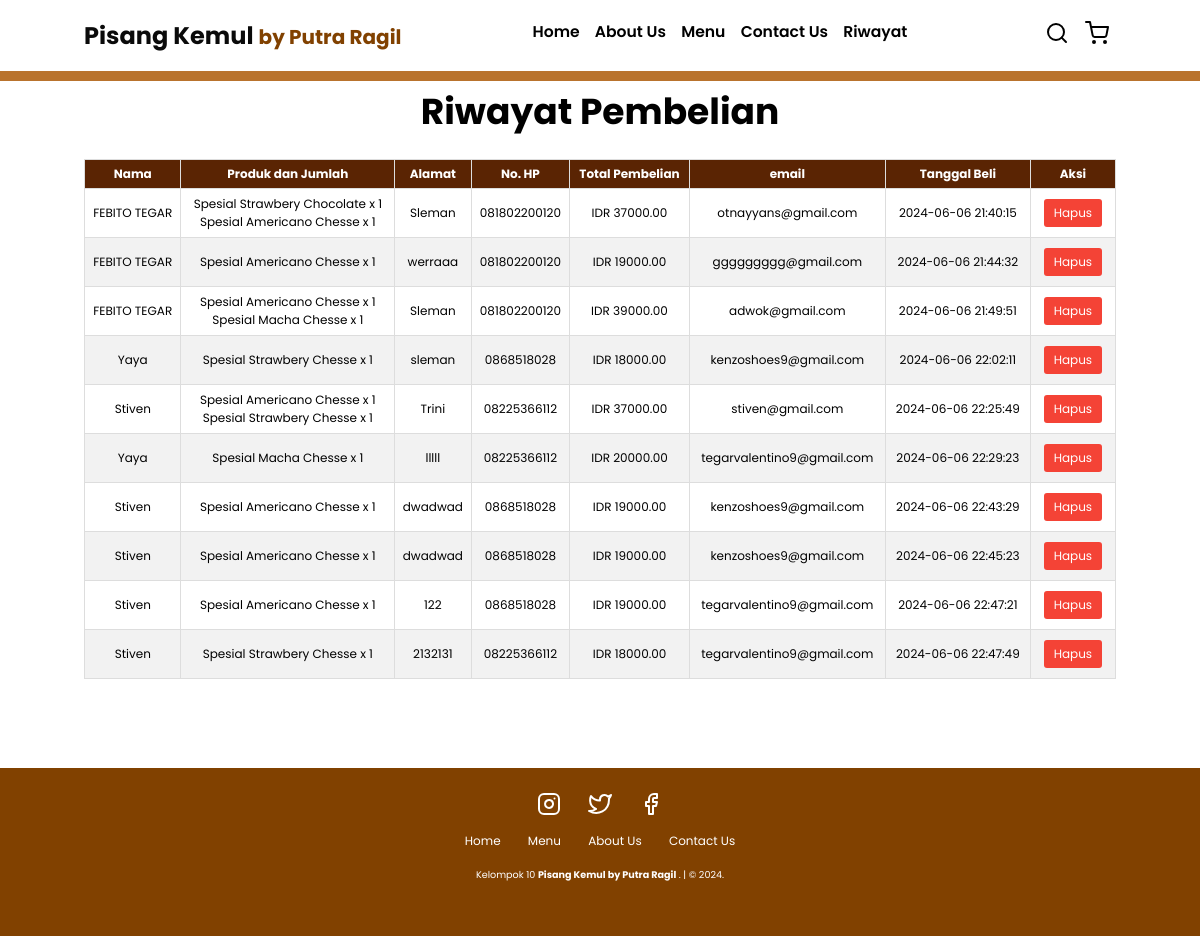
/riwayat.php, run on the app's committed database.
### tables this page shows
CREATE TABLE `transaksi` (
  `id` int(11) NOT NULL,
  `order_id` varchar(25) NOT NULL,
  `nama` varchar(255) NOT NULL,
  `no_hp` varchar(20) NOT NULL,
  `alamat` text NOT NULL,
  `total_biaya` decimal(10,2) NOT NULL,
  `email` varchar(35) NOT NULL,
  `tanggal_checkout` datetime NOT NULL
);

### riwayat.php (the view, shortened to what this page needs)
<?php include "header.php"; ?>
<section class="menu">
    <div class="purchase-history">
        <h2>Riwayat Pembelian</h2>
        <?php
        include "koneksi.php";
        $query = "SELECT transaksi.id,
                         transaksi.nama,
                         GROUP_CONCAT(CONCAT(detail_transaksi.nama_produk, ' x ', detail_transaksi.kuantitas) SEPARATOR ', ') AS produk_dan_jumlah,
                         transaksi.alamat,
                         transaksi.no_hp,
                         transaksi.tanggal_checkout,
                         transaksi.total_biaya,
                         transaksi.email
                  FROM transaksi
                  INNER JOIN detail_transaksi ON transaksi.id = detail_transaksi.id_transaksi
                  GROUP BY transaksi.id";
        $result = $conn->query($query);
        if ($result === false) {
            echo "Error: " . $conn->error;
        } elseif ($result->num_rows > 0) {
        ?>
        <table>
            <tr>
                <th>Nama</th>
                <th>Produk dan Jumlah</th>
                <th>Alamat</th>
                <th>No. HP</th>
                <th>Total Pembelian</th>
                <th>email</th>
                <th>Tanggal Beli</th>
                <th>Aksi</th>
            </tr>
            <?php while ($row = $result->fetch_assoc()) { ?>
                <tr>
                    <td><?php echo $row["nama"]; ?></td>
                    <td>
                        <?php
                        $products = explode(", ", $row["produk_dan_jumlah"]);
                        echo "<ul>";
                        foreach ($products as $product) {
                            echo "<li>".$product."</li>";
                        }
                        echo "</ul>";
                        ?>
                    </td>
                    <td><?php echo $row["alamat"]; ?></td>
                    <td><?php echo $row["no_hp"]; ?></td>
                    <td>IDR <?php echo $row["total_biaya"]; ?></td>
                    <td><?php echo $row["email"]; ?></td>
                    <td><?php echo $row["tanggal_checkout"]; ?></td>
                    <td>
                            <a href="riwayathapus.php?id=<?php echo $row['id']; ?>" class="delete-button" onclick="return confirm('Apakah Anda yakin ingin menghapus transaksi ini?');">Hapus</a>
                    </td>
                </tr>
            <?php } ?>
        </table>
        <?php } else { ?>
            Tidak ada riwayat pembelian tersedia.
        <?php } ?>
    </div>
</section>
<?php include "footer.php"; ?>

### header.php (shortened to what this page needs)
<!DOCTYPE html>
<html lang="en">
  <head>
    <link rel="stylesheet" type="text/css" href="CSS/Style.css" />
    <link rel="stylesheet" href="CSS/riwayat.css">
    <link rel="stylesheet" href="CSS/checkout.css">
    <link rel="stylesheet" href="CSS/index.css">
    <link rel="stylesheet" href="CSS/menu.css">
  </head>
  <body>
    <nav class="navbar">
      <a href="Index.php" class="navbar-logo"
        >Pisang Kemul <span><small>by Putra Ragil</small></span></a
      >
      <div class="navbar-nav">
        <a href="Index.php">Home</a>
        <a href="About Us.php">About Us</a>
        <a href="Menu.php">Menu</a>
        <a href="Contact Us.php">Contact Us</a>
        <a href="riwayat.php">Riwayat</a>
      </div>
      <div class="navbar-extra">
        <a href="#" id="search-button"><i data-feather="search"></i></a>
        <a href="#" id="shopping-cart-button"
          ><i data-feather="shopping-cart"></i
        ></a>
      </div>
    </nav>
    </body>

### footer.php (shortened to what this page needs)
<footer>
      <div class="social">
        <a
          href="https://www.instagram.com/pisangkemul_id?utm_source=ig_web_button_share_sheet&igsh=ZDNlZDc0MzIxNw=="
          ><i data-feather="instagram"></i
        ></a>
        <a href="#"><i data-feather="twitter"></i></a>
        <a href="#"><i data-feather="facebook"></i></a>
      </div>
      <div class="links">
        <a href="Index.php">Home</a>
        <a href="Menu.php">Menu</a>
        <a href="About Us.php">About Us</a>
        <a href="Contact Us.php">Contact Us</a>
      </div>
      <div class="credit">
        <p>
          Kelompok 10 <a href="">Pisang Kemul by Putra Ragil</a> . | &copy;
          2024.
        </p>
      </div>
    </footer>
  </body>
</html>

### CSS/Style.css (style rules this page uses)
:root { --Primary: #814100; --bg: #ffffff; }
* { margin: 0; padding: 0; box-sizing: border-box; outline: none; border: none; text-decoration: none; }
html { scroll-behavior: smooth; padding: 0; margin: 0; }
body { font-family: "poppins", sans-serif; background-color: var(--bg); color: #fff; }
.navbar { display: flex; justify-content: space-between; align-items: center; padding: 1.2rem 7%; background-color: rgb(255, 255, 255); border-bottom: 10px solid #b9732d; position: fixed; top: 0; left: 0; right: 0; z-index: 9999; }
.navbar .navbar-logo { font-size: 2rem; font-weight: 700; color: #0a0a0a; }
.navbar .navbar-logo span { color: var(--Primary); }
.navbar .navbar-nav a { color: #000000; display: inline-block; font-size: 1.3rem; margin: 0.1 rem; padding: 0.5rem; font-weight: 600; }
.navbar .navbar-nav a::after { content: ""; display: block; padding-bottom: 0.5rem; border-bottom: 0.1rem solid var(--Primary); transform: scaleX(0); transition: 0.2s linear; }
.navbar .navbar-extra a { color: #000000; margin: 0.05rem; padding: 0.5rem; }
footer { background-color: var(--Primary); text-align: center; padding: 1rem 0 4.5rem; margin-top: 1rem; }
footer .social { padding: 1rem 0; }
footer .social a { color: #fff; margin: 1rem; }
footer .links { margin-bottom: 1.4rem; }
footer .links a { color: #fff; padding: 0.7rem 1rem; }
footer .credit { font-size: 0.8rem; }
footer .credit a { color: var(--bg); font-weight: 700; }
@media (max-width: 1366px) { html { font-size: 75%; } }

### CSS/riwayat.css (style rules this page uses)
.purchase-history table { width: 100%; border-collapse: collapse; margin-bottom: 5rem; }
.purchase-history th, .purchase-history td { border: 1px solid #ddd; padding: 5px; text-align: center; }
.purchase-history th { background-color: #5a2403; color: #fff; }
.purchase-history tr:nth-child(odd) { background-color: #f2f2f2; }
.purchase-history ul { margin: 0; padding: 0; }
.purchase-history ul li { list-style-type: none; }
.edit-button, .delete-button { padding: 5px 10px; color: #fff; text-decoration: none; border-radius: 3px; margin: 5px; display: inline-block; box-sizing: border-box; }
.delete-button { background-color: #f44336; }

### CSS/checkout.css (style rules this page uses)
h2 { text-align: center; margin-bottom: 20px; }

### CSS/menu.css (style rules this page uses)
.menu { padding: 7rem 7% 1.4rem; background-color: #ffffff; color: #000000; justify-content: center; text-align: center; }
.menu h2 { font-size: 3rem; }

### data on the page
transaksi: nama "FEBITO TEGAR", product "Spesial Strawbery Chocolate x 1", product "Spesial Americano Chesse x 1", alamat "Sleman", no_hp "081802200120", total_biaya "37000.00", email "otnayyans@gmail.com", tanggal_checkout "2024-06-06 21:40:15"
transaksi: nama "FEBITO TEGAR", product "Spesial Americano Chesse x 1", alamat "werraaa", no_hp "081802200120", total_biaya "19000.00", email "ggggggggg@gmail.com", tanggal_checkout "2024-06-06 21:44:32"
transaksi: nama "FEBITO TEGAR", product "Spesial Americano Chesse x 1", product "Spesial Macha Chesse x 1", alamat "Sleman", no_hp "081802200120", total_biaya "39000.00", email "adwok@gmail.com", tanggal_checkout "2024-06-06 21:49:51"
transaksi: nama "Yaya", product "Spesial Strawbery Chesse x 1", alamat "sleman", no_hp "0868518028", total_biaya "18000.00", email "kenzoshoes9@gmail.com", tanggal_checkout "2024-06-06 22:02:11"
transaksi: nama "Stiven", product "Spesial Americano Chesse x 1", product "Spesial Strawbery Chesse x 1", alamat "Trini", no_hp "08225366112", total_biaya "37000.00", email "stiven@gmail.com", tanggal_checkout "2024-06-06 22:25:49"
transaksi: nama "Yaya", product "Spesial Macha Chesse x 1", alamat "lllll", no_hp "08225366112", total_biaya "20000.00", email "tegarvalentino9@gmail.com", tanggal_checkout "2024-06-06 22:29:23"
transaksi: nama "Stiven", product "Spesial Americano Chesse x 1", alamat "dwadwad", no_hp "0868518028", total_biaya "19000.00", email "kenzoshoes9@gmail.com", tanggal_checkout "2024-06-06 22:43:29"
transaksi: nama "Stiven", product "Spesial Americano Chesse x 1", alamat "dwadwad", no_hp "0868518028", total_biaya "19000.00", email "kenzoshoes9@gmail.com", tanggal_checkout "2024-06-06 22:45:23"
transaksi: nama "Stiven", product "Spesial Americano Chesse x 1", alamat "122", no_hp "0868518028", total_biaya "19000.00", email "tegarvalentino9@gmail.com", tanggal_checkout "2024-06-06 22:47:21"
transaksi: nama "Stiven", product "Spesial Strawbery Chesse x 1", alamat "2132131", no_hp "08225366112", total_biaya "18000.00", email "tegarvalentino9@gmail.com", tanggal_checkout "2024-06-06 22:47:49"
